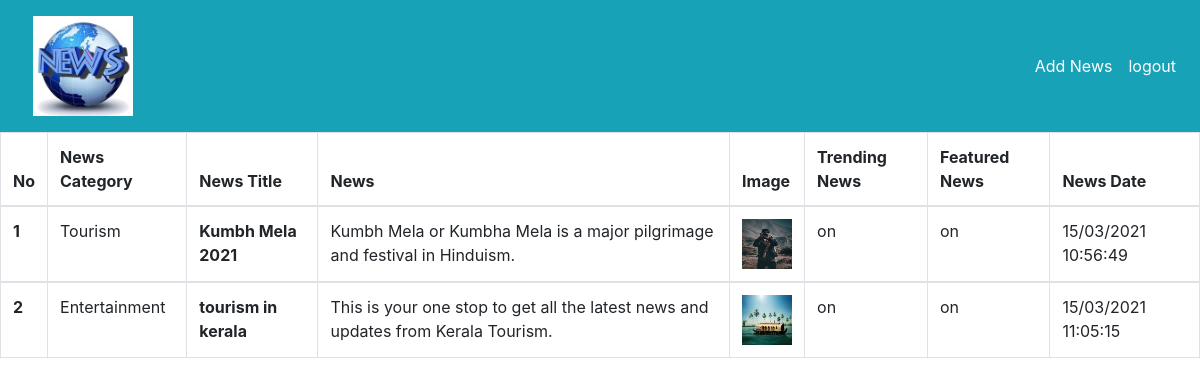
The page /view.php on the database its author committed.
### tables this page shows
CREATE TABLE IF NOT EXISTS `news` (
  `News_Id` int(15) NOT NULL AUTO_INCREMENT,
  `News_Category` varchar(30) NOT NULL,
  `News_Titile` varchar(20) NOT NULL,
  `News_Content` varchar(300) NOT NULL,
  `Upload_Image` varchar(50) NOT NULL,
  `Show_Trending` varchar(50) NOT NULL,
  `Show_Featured` varchar(50) NOT NULL,
  `Enterd_On` varchar(30) NOT NULL,
  PRIMARY KEY (`News_Id`)
);

### view.php (the view, shortened to what this page needs)
<!DOCTYPE html>
<html lang="en">
<head>
    <link rel="stylesheet" href="https://maxcdn.bootstrapcdn.com/bootstrap/4.5.2/css/bootstrap.min.css">
    <link rel="stylesheet" href="https://use.fontawesome.com/releases/v5.2.0/css/all.css">
</head>
<body>
    <header class="bg-info" >
        <div class="row text-white">
            <div class="col-md-6 col-6 p-3 pl-5">
              <img src="assets/images/logo.jfif" height="100" width="100" alt="">
            </div>
            <div class="col-md-6 col-6  my-auto ">
              <nav class="navbar navbar-expand-lg navbar-light">
                  <div class="collapse navbar-collapse" id="navbarSupportedContent">
                    <ul class="navbar-nav ml-auto">
                      <li class="nav-item active">
                        <a class="nav-link text-white" href="addnews.php">Add News <span class="sr-only"></span></a>
                        <li class="nav-item active">
                            <a class="nav-link text-white" href="./logout.php">logout <span class="sr-only"></span></a>
                          </li>
                      </li>
                     </ul>
                  </div>
                </nav>
            </div>
          </div>
     </header>
      <div class="table-responsive">
        <table class="table table-bordered ">
          <thead>
            <tr>
              <th scope="col ">No</th>
              <th scope="col">News Category</th>
              <th scope="col">News Title</th>
              <th scope="col">News</th>
              <th scope="col">Image</th>
              <th scope="col">Trending News</th>
              <th scope="col">Featured News</th>
              <th scope="col">News Date</th>
            </tr>
          </thead>
          <?php
          include("Db.php");
                  $qry = "SELECT * FROM `news`";
                  $success = mysqli_query($conn,$qry);
                  $count=1;
                  while($row=mysqli_fetch_array($success))
                  {
                ?>
          <tbody>
            <tr>
              <th scope="row"><?php echo $count; ?></th>
              <td><?php echo $row['News_Category']; ?></td>
              <td><b><?php echo $row['News_Titile']; ?></b></td>
              <td><?php echo $row['News_Content']; ?></td>
              <td><img src="<?php echo $row['Upload_Image']; ?>" width="50" height="50" ></td>
              <td><?php echo $row['Show_Trending']; ?></td>
              <td><?php echo $row['Show_Featured']; ?></td>
              <td><?php echo $row['Enterd_On']; ?></td>
            </tr>
            <?php
            $count++;
                  }
                  ?>
          </tbody>
        </table>
      </div>
 </body>
</html>

### rows shown on the page
news: News_Category "Tourism", News_Titile "Kumbh Mela 2021", News_Content "Kumbh Mela or Kumbha Mela is a major pilgrimage and festival in Hinduism.", Upload_Image (picture), Show_Trending "on", Show_Featured "on", Enterd_On "15/03/2021 10:56:49"
news: News_Category "Entertainment", News_Titile "tourism in kerala", News_Content "This is your one stop to get all the latest news and updates from Kerala Tourism.", Upload_Image (picture), Show_Trending "on", Show_Featured "on", Enterd_On "15/03/2021 11:05:15"
